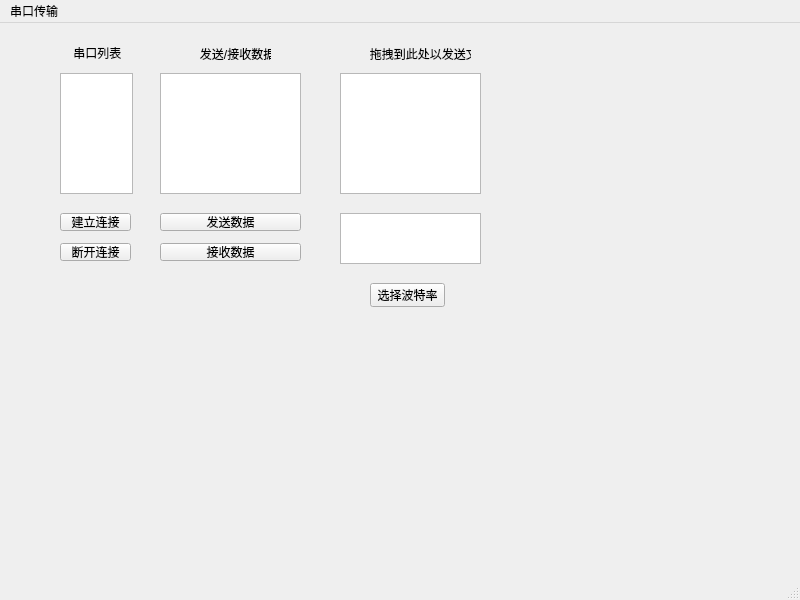
<?xml version="1.0" encoding="UTF-8"?>
<ui version="4.0">
 <class>MainWindow</class>
 <widget class="QMainWindow" name="MainWindow">
  <property name="geometry">
   <rect>
    <x>0</x>
    <y>0</y>
    <width>800</width>
    <height>600</height>
   </rect>
  </property>
  <property name="windowTitle">
   <string>MainWindow</string>
  </property>
  <widget class="QWidget" name="centralwidget">
   <widget class="QPushButton" name="EstablishConnectionButton">
    <property name="geometry">
     <rect>
      <x>60</x>
      <y>190</y>
      <width>71</width>
      <height>18</height>
     </rect>
    </property>
    <property name="text">
     <string>建立连接</string>
    </property>
   </widget>
   <widget class="QPushButton" name="StopConnectionButton">
    <property name="geometry">
     <rect>
      <x>60</x>
      <y>220</y>
      <width>71</width>
      <height>18</height>
     </rect>
    </property>
    <property name="text">
     <string>断开连接</string>
    </property>
   </widget>
   <widget class="QLabel" name="SerialListLabel">
    <property name="geometry">
     <rect>
      <x>50</x>
      <y>20</y>
      <width>71</width>
      <height>20</height>
     </rect>
    </property>
    <property name="text">
     <string>       串口列表</string>
    </property>
   </widget>
   <widget class="QTextEdit" name="DataToSendTextBox">
    <property name="geometry">
     <rect>
      <x>160</x>
      <y>50</y>
      <width>141</width>
      <height>121</height>
     </rect>
    </property>
   </widget>
   <widget class="QLabel" name="SendReceiveLabel">
    <property name="geometry">
     <rect>
      <x>180</x>
      <y>20</y>
      <width>91</width>
      <height>21</height>
     </rect>
    </property>
    <property name="text">
     <string>      发送/接收数据</string>
    </property>
   </widget>
   <widget class="QListView" name="FileList">
    <property name="geometry">
     <rect>
      <x>340</x>
      <y>50</y>
      <width>141</width>
      <height>121</height>
     </rect>
    </property>
   </widget>
   <widget class="QLabel" name="DropToSendLabel">
    <property name="geometry">
     <rect>
      <x>360</x>
      <y>20</y>
      <width>111</width>
      <height>21</height>
     </rect>
    </property>
    <property name="text">
     <string>   拖拽到此处以发送文件</string>
    </property>
   </widget>
   <widget class="QPushButton" name="SendDataButton">
    <property name="geometry">
     <rect>
      <x>160</x>
      <y>190</y>
      <width>141</width>
      <height>18</height>
     </rect>
    </property>
    <property name="text">
     <string>发送数据</string>
    </property>
   </widget>
   <widget class="QPushButton" name="ReceiveDataButton">
    <property name="geometry">
     <rect>
      <x>160</x>
      <y>220</y>
      <width>141</width>
      <height>18</height>
     </rect>
    </property>
    <property name="text">
     <string>接收数据</string>
    </property>
   </widget>
   <widget class="QListView" name="SerialList">
    <property name="geometry">
     <rect>
      <x>60</x>
      <y>50</y>
      <width>73</width>
      <height>121</height>
     </rect>
    </property>
   </widget>
   <widget class="QListView" name="BaudRateList">
    <property name="geometry">
     <rect>
      <x>340</x>
      <y>190</y>
      <width>141</width>
      <height>51</height>
     </rect>
    </property>
   </widget>
   <widget class="QPushButton" name="ChooseBaudRate">
    <property name="geometry">
     <rect>
      <x>370</x>
      <y>260</y>
      <width>75</width>
      <height>24</height>
     </rect>
    </property>
    <property name="text">
     <string>选择波特率</string>
    </property>
   </widget>
  </widget>
  <widget class="QStatusBar" name="statusbar"/>
  <widget class="QMenuBar" name="menubar">
   <property name="geometry">
    <rect>
     <x>0</x>
     <y>0</y>
     <width>800</width>
     <height>22</height>
    </rect>
   </property>
   <widget class="QMenu" name="menu">
    <property name="title">
     <string>串口传输</string>
    </property>
   </widget>
   <addaction name="menu"/>
  </widget>
 </widget>
 <resources/>
 <connections/>
</ui>
